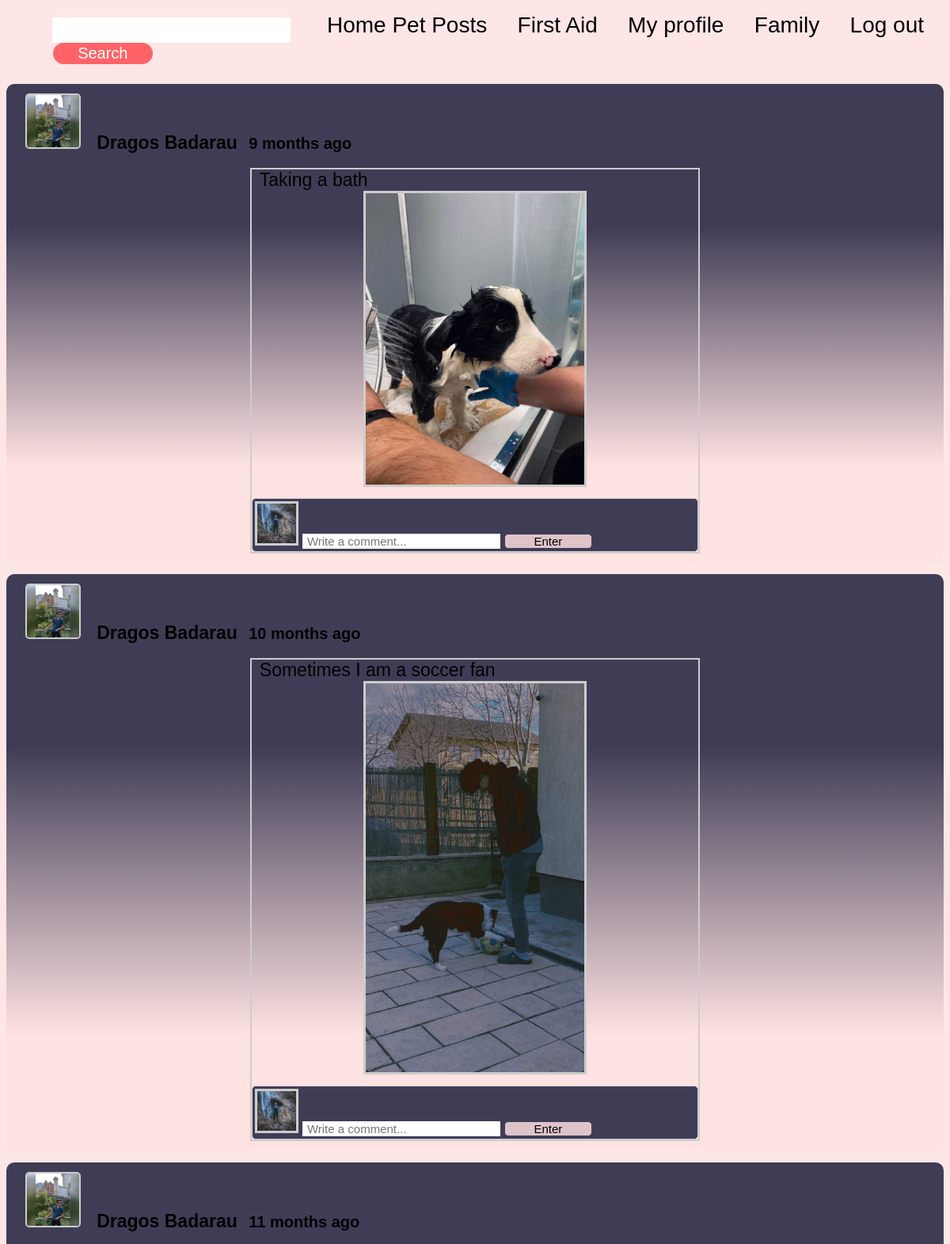
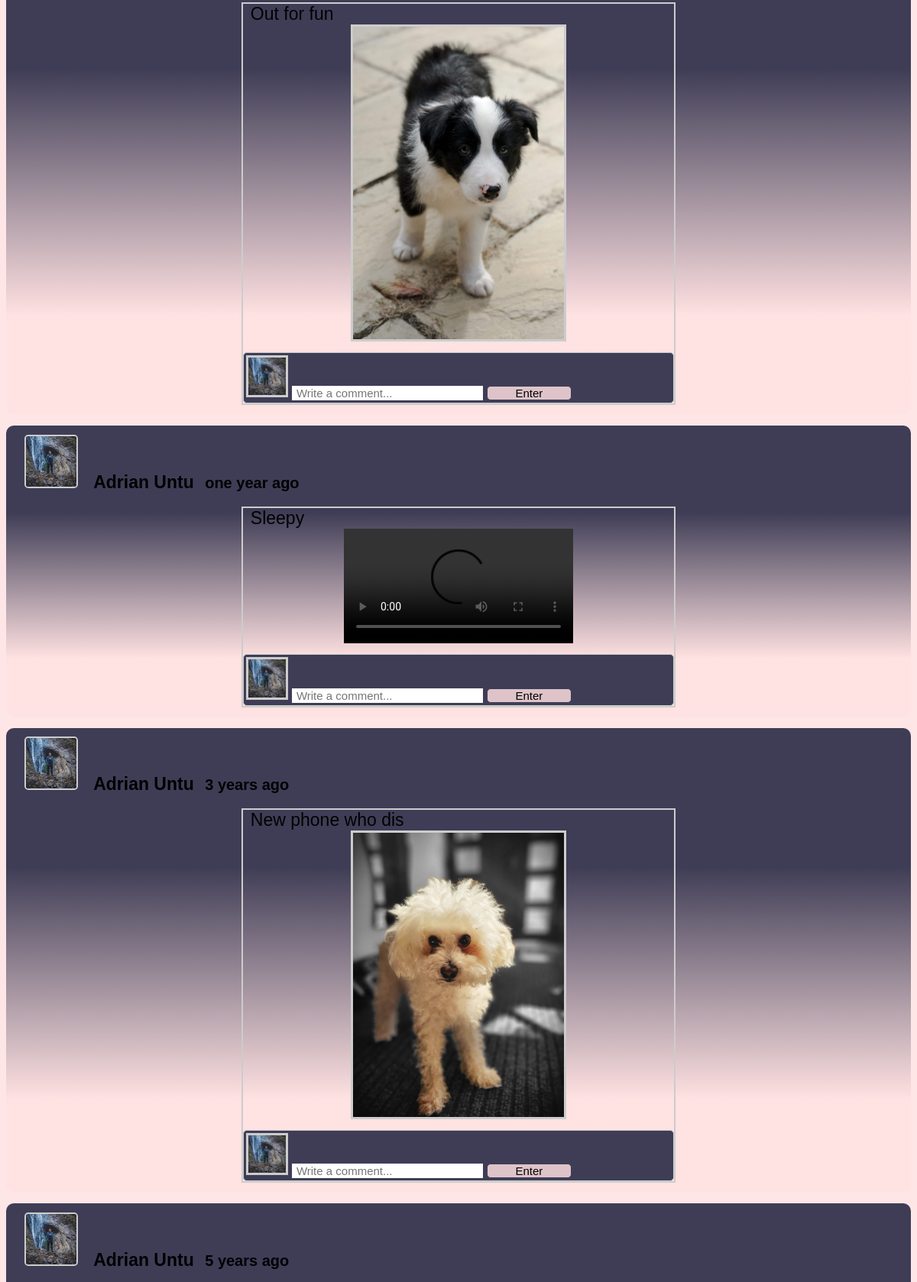
The page /app/home (signed in, upper part) on the database its author committed (2 pictures, top to bottom).
### tables this page shows
CREATE TABLE `posts` (
  `post_id` int NOT NULL,
  `user_id` int NOT NULL,
  `pet_id` int NOT NULL,
  `post` varchar(100) NOT NULL,
  `content` varchar(200) NOT NULL,
  `created` varchar(100) NOT NULL,
  `private` int NOT NULL,
  `family_id` int NOT NULL
);

CREATE TABLE `user` (
  `user_id` int NOT NULL,
  `firstname` varchar(100) DEFAULT NULL,
  `lastname` varchar(100) DEFAULT NULL,
  `username` varchar(100) NOT NULL,
  `birthday` varchar(100) NOT NULL,
  `email` varchar(100) NOT NULL,
  `password` varchar(100) NOT NULL,
  `profile_picture` varchar(100) DEFAULT NULL,
  `family_id` int DEFAULT NULL
);

### app/scripts/select_home_posts_1.php (called while the page is built, shortened)
<?php
$stmt = $pdo->prepare("SELECT * from posts LEFT JOIN user on user.user_id = posts.user_id where (posts.private = 0 and user.user_id != ?) or (posts.private = 1 and user.user_id = ?) or (posts.private = 0 and user.user_id = ?) or (posts.private = 2 and user.user_id = ?) order by created DESC");
$stmt->execute(["$id", "$id", "$id", "$id"]);
$results = $stmt->fetchAll();
?>

### app/scripts/select_home_posts_2.php (called while the page is built, shortened)
<?php
$stmt = $pdo->prepare("SELECT * FROM user WHERE user_id = ?");
$stmt->execute(["$id"]);
$results = $stmt->fetchAll();
?>

### app/config/session.php (called while the page is built, shortened)
<?php
require $_SERVER['DOCUMENT_ROOT']."/PEM/PEM_LAST/app/config/database.php";
$id = $_SESSION['user_id'];
$stmt = $pdo->prepare("SELECT * FROM user WHERE user_id = ?");
$stmt->execute(["$id"]);
$results = $stmt->fetchAll();
?>

### app/home.php (the view, shortened to what this page needs)
<?php
require $_SERVER['DOCUMENT_ROOT']."/PEM/PEM_LAST/app/scripts/time_stamp.php";
require $_SERVER['DOCUMENT_ROOT']."/PEM/PEM_LAST/app/config/session.php";
require $_SERVER['DOCUMENT_ROOT']."/PEM/PEM_LAST/app/scripts/select_home_posts_1.php";
      ?>
<!DOCTYPE html>
<html>
<head>
    <link rel="stylesheet" href="css/homestyle.css" />
</head>
<body>
    <div class="header">
      <nav class="up">
        <ul class="nav-links">
		  <li>
			  <form method="post" action="users">
  			<input type="text"
			  class="search-bar" name="search" required/>
  			<input type="submit" class="btn-search" value="Search"/>
				</form>
			</li>
			<div class="links">
            <li><a href="home">Home Pet Posts</a></li>
			<li><a href="firstaid">First Aid</a></li>
          	<li><a href="profile">My profile</a></li>
		  	<li><a href="family">Family</a></li>
          	<li><a href="logout" class="logout">Log out</a></li>
</div>
        </ul>
      </nav>
	  <article>
    <?php
            if (count($results) > 0) { foreach ($results as $r) {
				$posted_by = $r['firstname']." ".$r['lastname'];
				$location = $r['post'];
				$profile_picture = $r['profile_picture'];
				$time=$r['created'];
?>
		<div id="right-nav1">
			<div class="profile-pics">
			<img src="<?php echo $profile_picture ?>">
			<b><?php echo $posted_by ?></b>
			<strong><?php echo $time = time_stamp($time); ?></strong>
			</div>
		<br />
			<div class="post-content">
			<p><?php echo $r['content']; ?></p>
		<center>
			<?php
			$fileEnd = explode(".",$location);
			$file_extension = end($fileEnd);
			if($file_extension =="mp4" || $file_extension =="webm")
			{
			echo "<video controls> <source src='".$location."' type='video/".$file_extension."'> Your browser does not support the video tag. </video>";
			}
			else if ($file_extension =="mp3" || $file_extension =="ogg" || $file_extension =="wav" )
			{ echo "<audio controls> <source src='".$location."' type='audio/".$file_extension."'> Your browser does not support the audio tag. </audio>";
			}
			else
			echo "<img src='".$location."'>";
			?>
		</center>
		 <form  method="POST" action="scripts/comment.php">
			<div class="comment-area">
			<?php   require $_SERVER['DOCUMENT_ROOT']."/PEM/PEM_LAST/app/scripts/select_home_posts_2.php";
                    if (count($results) > 0) { foreach ($results as $r) {
                        $profile_picture_user = $r['profile_picture'];
                        ?>
						<img src="<?php echo $profile_picture_user; ?>" width="50" height="50">
                        <?php } }?>
			<input type="text" name="content_comment" placeholder="Write a comment..." class="comment-text" required>
			<input type="submit" name="post_comment" value="Enter" class="btn-comment">
			</div>
		</form>
              </div>
		</div>
		</article>
	<?php
	}
}
	?>
</div>
</body>
</html>

### app/scripts/time_stamp.php (shortened to what this page needs)
<?php
function time_stamp($session_time)
{
$time_difference = time() - $session_time ;
$seconds = $time_difference ;
$minutes = round($time_difference / 60 );
$hours = round($time_difference / 3600 );
$days = round($time_difference / 86400 );
$weeks = round($time_difference / 604800 );
$months = round($time_difference / 2419200 );
$years = round($time_difference / 29030400 );
if($seconds <= 60)
{
echo"$seconds seconds ago";
 }
else if($months <=12)
{
   if($months==1)
   {
   echo"one month ago";
   }
  else
  {
  echo"$months months ago";
  }
}
else
{
if($years==1)
   {
   echo"one year ago";
   }
  else
  {
  echo"$years years ago";
  }
}
}
?>

### app/css/homestyle.css (style rules this page uses)
*, *::before, *::after { margin: 0; padding: 0; box-sizing: border-box; }
.header { height: 99vh; width: 100%; padding: 0; position: relative; }
.up { width: 99%; }
.links { font-size: 30px; }
nav { display: flex; align-items: stretch; position: sticky; }
html { font-family: "Poppins", sans-serif; }
body { width: 100%; height: 100vh; display: flex; align-items: center; justify-content: center; background-color: rgba(255, 225, 225, 0.827); padding: 0 0.5rem; }
.nav-links { width: 100%; max-width: 2000px; padding: 10px; display: flex; align-items: right; justify-content: right; }
.nav-links li { display: inline-block; justify-content: flex-end; margin: 0 15px; }
.nav-links li a { text-decoration: wavy; color: black; padding: 1px 0; font-size: 30px; position: relative; }
.nav-links li a::after { content: ""; background: rgb(0, 0, 0); width: 0; height: 2px; position: absolute; bottom: 0; left: 0; transition: width 0.5s; }
.nav-links input[type="text"] { float: right; padding: 6px; border: none; margin-top: 8px; margin-right: 16px; font-size: 17px; }
.btn-search { width: 40%; background-color: #ff6368; color: #ffffff; font-size: 20px; border-radius: 100px; border: 2px solid #ff6368; padding: 10 px 10 px 10 px 10px; }
.search-bar { width: 95%; }
#right-nav1 { margin-top: 15px; width: 100%; height: 50px; background-image: linear-gradient( 0deg, rgba(255, 225, 225, 0.827) 20%, #3f3d56 70% ); -webkit-border-radius: 5px; -moz-border-radius: 5px; border-radius: 10px; border: 10px solid linear-gradient(to bottom, #ff6368 0%, #3f3d56 100%); height: auto; padding: 1% 2%; }
.profile-pics { position: relative; }
.profile-pics img { width: 70px; height: 70px; border: 2px solid #cccccc; -webkit-border-radius: 5px; -moz-border-radius: 5px; border-radius: 5px; }
.profile-pics b { color: #000000; margin-left: 16px; font-size: 23px; }
.profile-pics strong { color: #000000; margin-left: 10px; font-size: 20px; }
.post-content { margin-left: auto; margin-right: auto; width: 50%; border: 2px solid #cccccc; }
.post-content p { text-indent: 10px; font-size: 23px; }
.post-content img { border: 3px solid #cccccc; width: 50%; height: 50%; }
.comment-area { width: 100%; background-color: #3f3d56; border: 1px solid #cccccc; padding: 3px; margin-top: 10px; border-radius: 5px; -webkit-border-radius: 5px; -moz-border-radius: 5px; -o-border-radius: 5px; }
.comment-area img { width: 10%; height: 10%; }
.comment-text { border: 1px solid #ffffff; font-size: 25px; text-indent: 5px; width: 30%; }
.btn-comment { color: #000000; font-size: 25px; width: 10%; background-color: rgba(255, 225, 225, 0.827); border: 1px solid #3f3d56; border-radius: 5px; -webkit-border-radius: 5px; -moz-border-radius: 5px; -o-border-radius: 5px; }
.logout { border-radius: 30px; color: black; font-size: 30px; padding: 10px 30px; cursor: pointer; }
@media screen and (max-width: 1268px) { .nav-links li a { font-size: 28px; } }
@media screen and (max-width: 1268px) { .up { width: 100%; } }
@media screen and (max-width: 1268px) { .comment-text { border: 1px solid #ffffff; font-size: 15px; text-indent: 5px; width: 45%; } }
@media screen and (max-width: 1268px) { .btn-comment { color: #000000; font-size: 15px; width: 20%; background-color: rgba(255, 225, 225, 0.827); } }

### rows shown on the page
posts: user.profile_picture (picture), user.lastname "Dragos Badarau", content "Taking a bath", post (picture)
user: profile_picture (picture)
posts: user.profile_picture (picture), user.lastname "Dragos Badarau", content "Sometimes I am a soccer fan", post (picture)
posts: user.profile_picture (picture), user.lastname "Dragos Badarau", content "Out for fun", post (picture)
posts: user.profile_picture (picture), user.lastname "Adrian Untu", created "one year ago", content "Sleepy"
posts: user.profile_picture (picture), user.lastname "Adrian Untu", content "New phone who dis", post (picture)
posts: user.profile_picture (picture), user.lastname "Adrian Untu"
